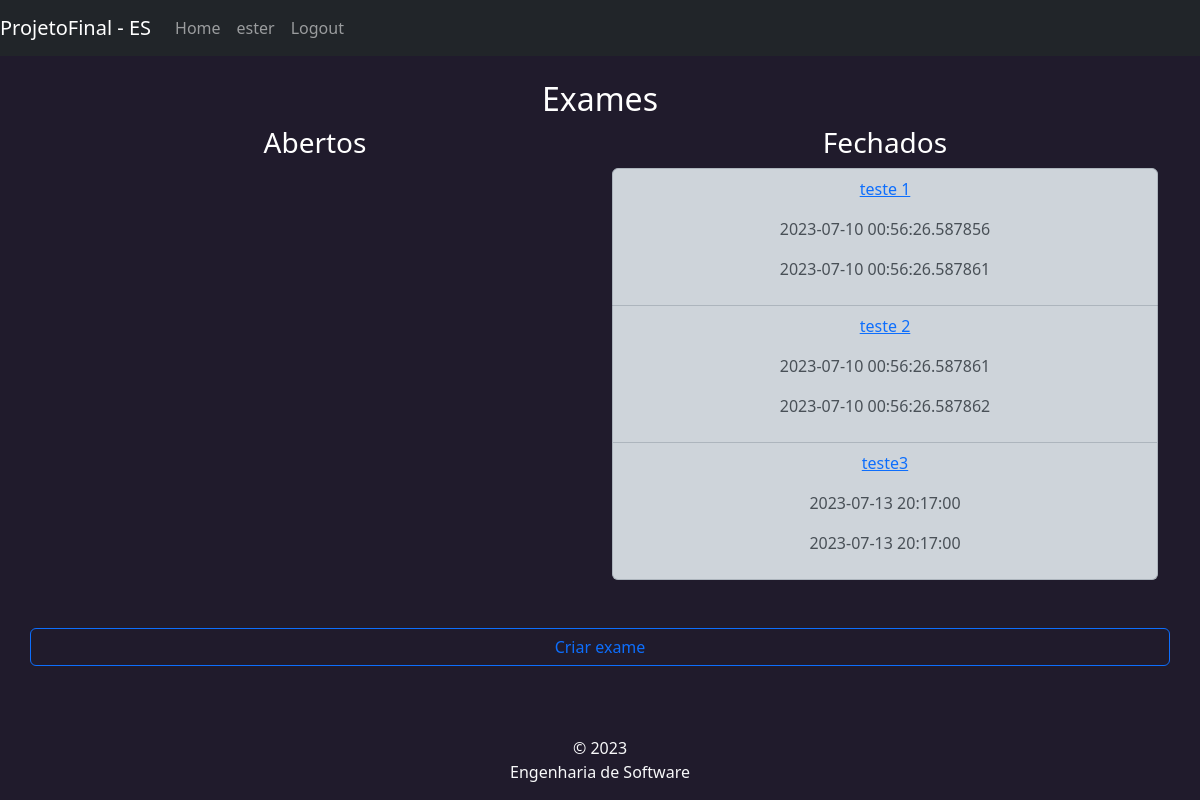
Page /exames (signed in) on the earlier database version.
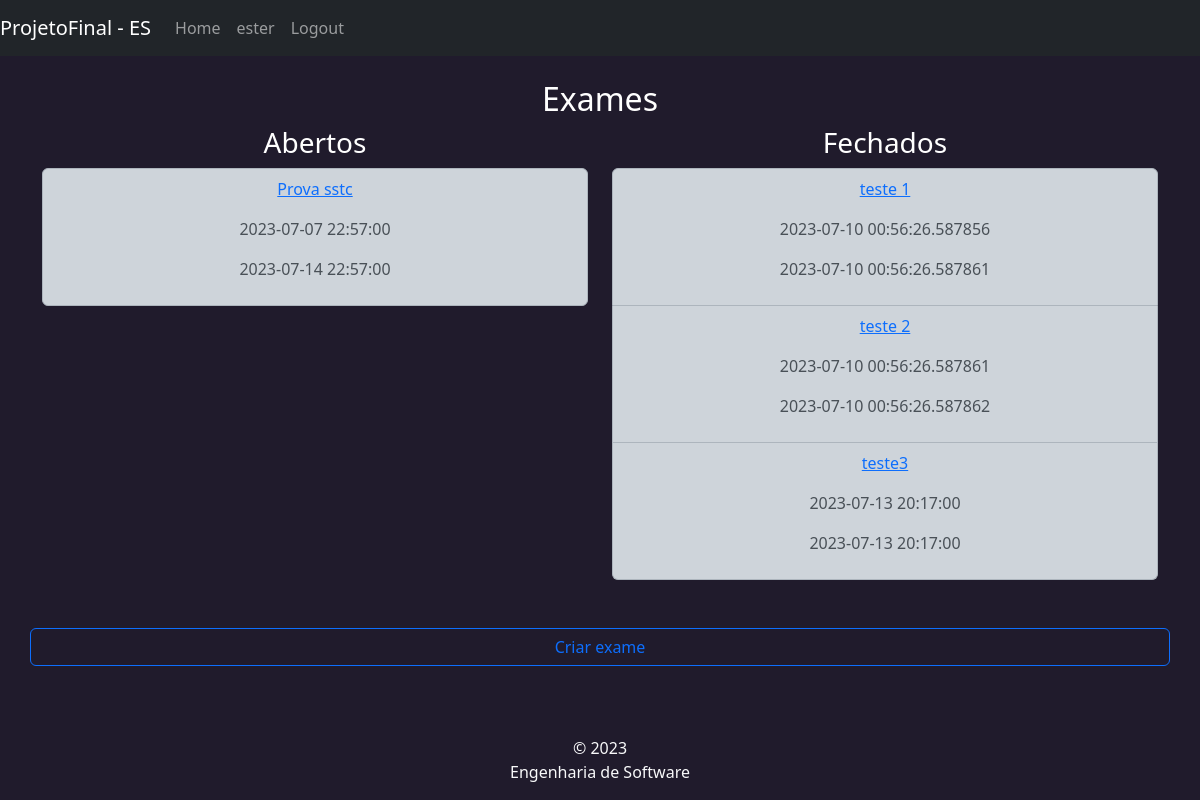
Same page on the later database version.
### app/models/tables.py (models this page shows)
class User(db.Model, UserMixin):
    id = db.Column(Integer, primary_key=True)
    username = db.Column(String(9), nullable=False, unique=True)
    email = db.Column(String(150), nullable=False, unique=True)
    password = db.Column(db.String(80), nullable=False)
    professor = db.Column(db.Boolean,nullable=False)

class Exame(db.Model):
    __tablename__ = 'exames'
    id = db.Column(db.Integer, primary_key=True)
    nome = db.Column(db.String,nullable = False)
    qtd_questoes = db.Column(db.Integer, nullable=False)
    valor = db.Column(db.String, nullable=False)
    horario_inicio = db.Column(db.DateTime, nullable = False)
    horario_fim = db.Column(db.DateTime, nullable = False)
    questoes:  Mapped[list["QuestaoExame"]] = relationship(back_populates="exame")
    '''
    questoes = db.relationship('Questao',secondary = questoes, lazy='subquery',
                               backref = db.backref('exames',lazy=True))
    questoesCE = db.relationship('QuestaoCE',secondary = questoesCE, lazy='subquery',
                               backref = db.backref('exames',lazy=True))
    questoesCA = db.relationship('QuestaoCA',secondary = questoesCA, lazy='subquery',
                               backref = db.backref('exames',lazy=True))
    '''

### app/controllers/routes.py (the view)
@app.route("/exames",methods=['GET'])
@login_required
def exames():
    now = datetime.now()
    exames = Exame.query.all()
    return render_template('exames.html', exames=exames, now=now)

### app/controllers/routes.py (called while the page is built)
@login_manager.user_loader
def load_user(user_id):
    return User.query.get(int(user_id))

### app/templates/exames.html (shortened to what this page needs)
{% extends "base.html" %}
{% block content %}
<h2 class="text-center">Exames</h2>
<div class="row text-center">
    <div class="col">
        <h3>Abertos</h3>
        <ul class="list-group">
        {% for exame in exames %}
        {% if now < exame.horario_fim %}
        <li class="list-group-item list-group-item-dark">
            <p><a href="{{url_for('exames_edit', id=exame.id)}}">{{ exame.nome }}</a></p>
            <p>{{ exame.horario_inicio}}</p>
            <p>{{ exame.horario_fim }}</p>
        </li>
        {% endif %}
        {% endfor %}
        </ul>
    </div>
    <div class="col">
        <h3>Fechados</h3>
        <ul class="list-group list-group-item-dark">
        {% for exame in exames %}
        {% if now > exame.horario_fim %}
        <li class="list-group-item">
            <p><a href="{{url_for('exames_relatorio', id=exame.id)}}">{{ exame.nome }}</a></p>
            <p>{{ exame.horario_inicio}}</p>
            <p>{{ exame.horario_fim }}</p>
        </li>
        {% endif %}
        {% endfor %}
        </ul>
    </div>
        <a type="button" class="btn btn-outline-primary mt-5 " role="button" href="{{url_for('criar_exame')}}">Criar exame</a>
</div>
{% endblock %}

### app/templates/base.html (shortened to what this page needs)
<!DOCTYPE html>
<html lang="en">
<head>
    <link rel="stylesheet" href="/static/bootstrap-5.3.0-dist/css/bootstrap.min.css" />
</head>
<body style="background: #201b2c; color: white">
    <nav class="navbar navbar-expand-lg navbar-dark bg-dark">
        <a class="navbar-brand" href="#"> ProjetoFinal - ES </a>
        <div class="collapse navbar-collapse" id="navbarNav">
        <ul class="navbar-nav">
            <li class="nav-item active">
                <a class="nav-link" href="/user">Home</a>
            </li>
            {% if current_user.anoynumous %}
            {% else %}
            <li class="nav-item active">
                <a class="nav-link" href="">{{current_user.username }}</a>
            </li>
            <li class="nav-item active">
                <a class="nav-link" href="{{ url_for('logout') }}">Logout</a>
            </li>
            {% endif %}
        </ul>
        </div>
    </nav>
    <div class="d-flex mt-4">
        <div class="container">
        {% block content %}{% endblock %}
        </div>
    </div>
    <footer class="footer fixed-bottom mt-auto py-3 text-light">
        <div class="container text-center">
            <span>
                &copy; 2023 <br/>
                Engenharia de Software
            </span>
        </div>
    </footer>
</body>
</html>

Differences in the rows shown:
added Exame: nome "Prova sstc", horario_inicio "2023-07-07 22:57:00", horario_fim "2023-07-14 22:57:00", shown under "Abertos"
